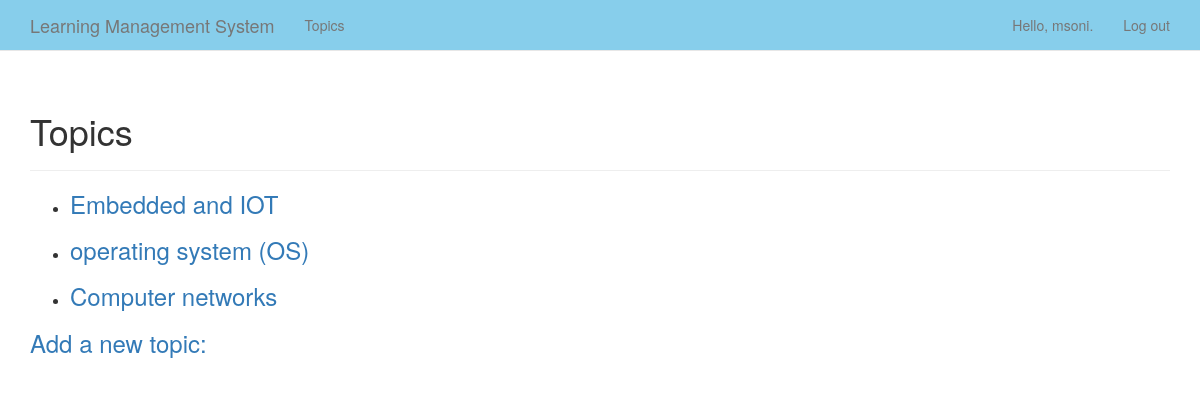
The page /topics/ (signed in) on the database its author committed.
### learning_logs/models.py (models this page shows)
class Topic(models.Model):
    text = models.CharField(max_length=200)
    date_added = models.DateTimeField(auto_now_add=True)
    owner = models.ForeignKey(User, on_delete=models.CASCADE)
    def __str__(self):
        return self.text

### learning_logs/views.py (the view)
# urls.py: path('topics/', views.topics, name='topics'),
@login_required
def topics(request):
    topics = Topic.objects.filter(owner=request.user).order_by('date_added')
    context = {'topics': topics}
    return render(request, 'learning_logs/topics.html', context)

### learning_logs/templates/learning_logs/topics.html
{% extends 'learning_logs/base.html' %}
{% block header %}
    <h1>Topics</h1>
{% endblock header %}
{% block content %}
    <ul>
        {% for topic in topics %}
            <li>
                <h3>
                    <a href="{% url 'learning_logs:topic' topic.id %}">{{ topic }}</a>
                </h3>
            </li>
        {% empty %}
            <li>No topics have been added yet.</li>
        {% endfor %}
    </ul>
    <h3><a href="{% url 'learning_logs:new_topic' %}">Add a new topic:</a></h3>
{% endblock content %}

### learning_logs/templates/learning_logs/base.html (shortened to what this page needs)
{% load bootstrap3 %}
<!DOCTYPE html>
<html lang="en">
    <head>
        {% bootstrap_css %}
    </head>
    <body>
        <nav class="navbar navbar-default navbar-static-top" style="background-color: skyblue;">
            <div class="container">
                <div class="navbar-header">
                    <a class="navbar-brand" href="{% url 'learning_logs:index' %}">
                        Learning Management System</a>
                </div>
                <div id="navbar" class="navbar-collapse collapse">
                    <ul class="nav navbar-nav">
                        <li><a href="{% url 'learning_logs:topics' %}">Topics</a></li>
                    </ul>
                    <ul class="nav navbar-nav navbar-right">
                        {% if user.is_authenticated %}
                            <li><a>Hello, {{ user.username }}.</a></li>
                            <li><a href="{% url 'users:logout' %}">Log out</a></li>
                        {% else %}
                            <li><a href="{% url 'users:register' %}">Register</a></li>
                            <li><a href="{% url 'users:login' %}">Log in</a></li>
                        {% endif %}
                    </ul>
                </div>
            </div>
        </nav>
        <div class="container">
            <div class="page-header">
                {% block header %}{% endblock header %}
            </div>
            <div>
                {% block content %}{% endblock content %}
            </div>
        </div>
    </body>
</html>

### rows shown on the page
Topic: text "Embedded and IOT"
Topic: text "operating system (OS)"
Topic: text "Computer networks"

### other values the page prints
{{ user.username }} "msoni"
